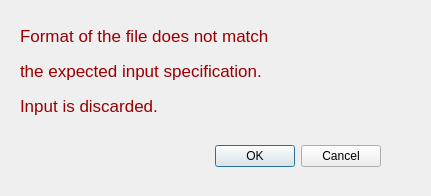
<?xml version="1.0" encoding="UTF-8"?>
<ui version="4.0">
 <class>InputFileError</class>
 <widget class="QDialog" name="InputFileError">
  <property name="geometry">
   <rect>
    <x>0</x>
    <y>0</y>
    <width>431</width>
    <height>196</height>
   </rect>
  </property>
  <property name="windowTitle">
   <string>Input Error</string>
  </property>
  <widget class="QDialogButtonBox" name="bb_err">
   <property name="geometry">
    <rect>
     <x>40</x>
     <y>140</y>
     <width>341</width>
     <height>32</height>
    </rect>
   </property>
   <property name="orientation">
    <enum>Qt::Horizontal</enum>
   </property>
   <property name="standardButtons">
    <set>QDialogButtonBox::Cancel|QDialogButtonBox::Ok</set>
   </property>
  </widget>
  <widget class="QLabel" name="la_err1">
   <property name="geometry">
    <rect>
     <x>20</x>
     <y>10</y>
     <width>361</width>
     <height>51</height>
    </rect>
   </property>
   <property name="font">
    <font>
     <pointsize>13</pointsize>
    </font>
   </property>
   <property name="styleSheet">
    <string notr="true">color: rgb(152, 0, 2)</string>
   </property>
   <property name="text">
    <string>Format of the file does not match</string>
   </property>
  </widget>
  <widget class="QLabel" name="la_err_3">
   <property name="geometry">
    <rect>
     <x>20</x>
     <y>80</y>
     <width>361</width>
     <height>51</height>
    </rect>
   </property>
   <property name="font">
    <font>
     <pointsize>13</pointsize>
    </font>
   </property>
   <property name="styleSheet">
    <string notr="true">color: rgb(152, 0, 2)</string>
   </property>
   <property name="text">
    <string>Input is discarded.</string>
   </property>
  </widget>
  <widget class="QLabel" name="la_err_2">
   <property name="geometry">
    <rect>
     <x>20</x>
     <y>50</y>
     <width>361</width>
     <height>41</height>
    </rect>
   </property>
   <property name="font">
    <font>
     <pointsize>13</pointsize>
    </font>
   </property>
   <property name="styleSheet">
    <string notr="true">color: rgb(152, 0, 2)</string>
   </property>
   <property name="text">
    <string>the expected input specification.</string>
   </property>
  </widget>
 </widget>
 <resources/>
 <connections>
  <connection>
   <sender>bb_err</sender>
   <signal>accepted()</signal>
   <receiver>InputFileError</receiver>
   <slot>accept()</slot>
   <hints>
    <hint type="sourcelabel">
     <x>248</x>
     <y>254</y>
    </hint>
    <hint type="destinationlabel">
     <x>157</x>
     <y>274</y>
    </hint>
   </hints>
  </connection>
  <connection>
   <sender>bb_err</sender>
   <signal>rejected()</signal>
   <receiver>InputFileError</receiver>
   <slot>reject()</slot>
   <hints>
    <hint type="sourcelabel">
     <x>316</x>
     <y>260</y>
    </hint>
    <hint type="destinationlabel">
     <x>286</x>
     <y>274</y>
    </hint>
   </hints>
  </connection>
 </connections>
</ui>
